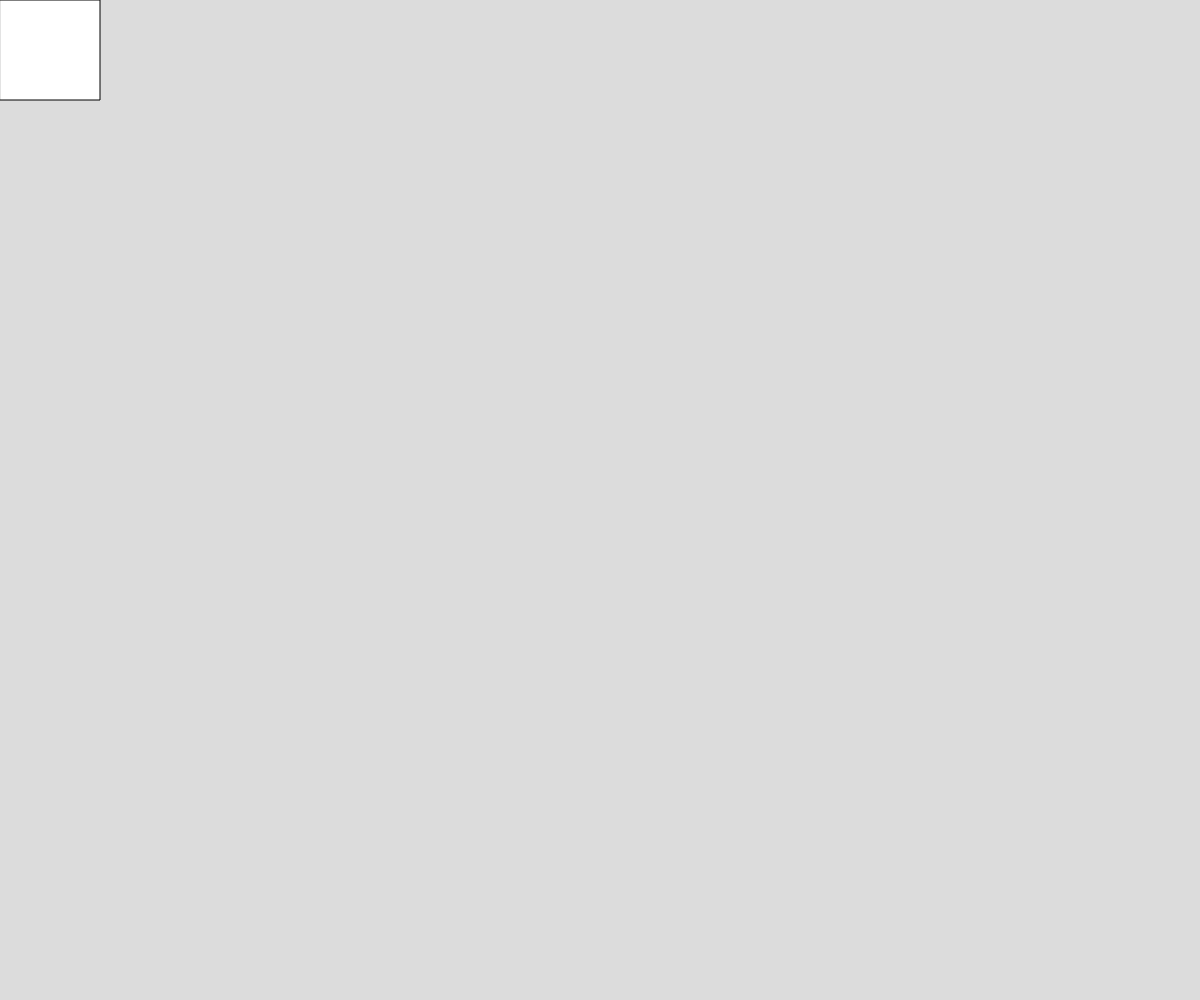
Frame 1 (no input)
Frame 60 (no input): identical to frame 1, image omitted
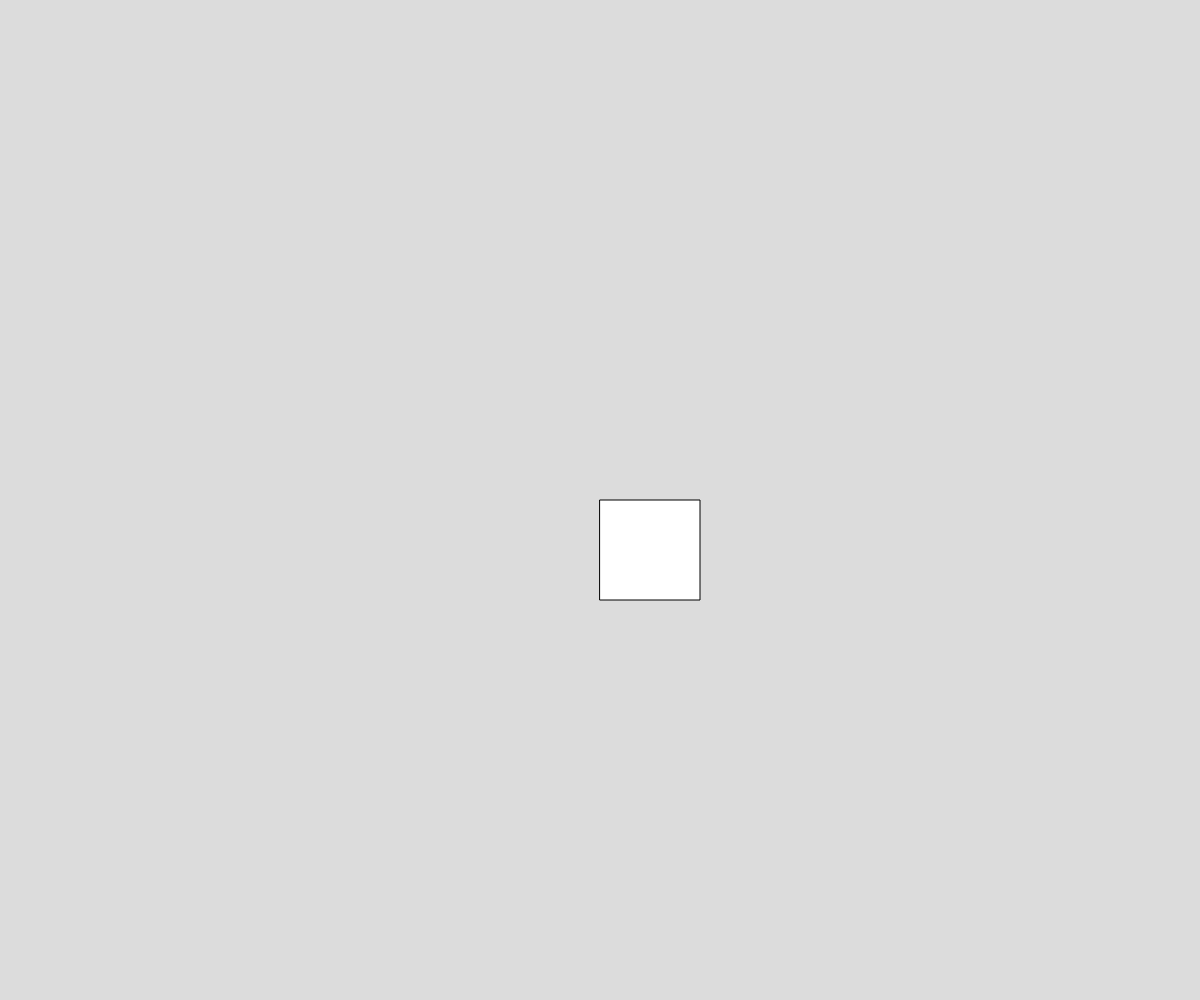
Frame 120 (the mouse pressed at the canvas centre since frame 60)

The p5.js sketch that drew these frames (run headless with seeded random() and noise() and a simulated clock; from frame 60 on, the mouse is pressed at the canvas centre):

// p5.js sketch
// ── sketch.js
// Project Title
// Your Name
// Date
//
// Extra for Experts:
// - describe what you did to take this project "above and beyond"


function setup() {
  createCanvas(windowWidth, windowHeight);
}

function draw() {
  background(220);
  rect(mouseX,mouseY, 100, 100);
}
